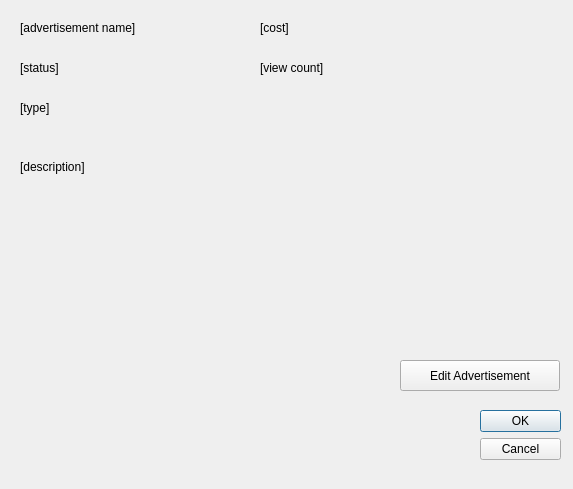
<?xml version="1.0" encoding="UTF-8"?>
<ui version="4.0">
 <class>Dialog</class>
 <widget class="QDialog" name="Dialog">
  <property name="geometry">
   <rect>
    <x>0</x>
    <y>0</y>
    <width>573</width>
    <height>489</height>
   </rect>
  </property>
  <property name="windowTitle">
   <string>Dialog</string>
  </property>
  <widget class="QDialogButtonBox" name="buttonBox">
   <property name="geometry">
    <rect>
     <x>480</x>
     <y>410</y>
     <width>81</width>
     <height>61</height>
    </rect>
   </property>
   <property name="orientation">
    <enum>Qt::Vertical</enum>
   </property>
   <property name="standardButtons">
    <set>QDialogButtonBox::Cancel|QDialogButtonBox::Ok</set>
   </property>
  </widget>
  <widget class="QLabel" name="name_lbl">
   <property name="geometry">
    <rect>
     <x>20</x>
     <y>20</y>
     <width>231</width>
     <height>16</height>
    </rect>
   </property>
   <property name="text">
    <string>[advertisement name]</string>
   </property>
  </widget>
  <widget class="QLabel" name="status_lbl">
   <property name="geometry">
    <rect>
     <x>20</x>
     <y>60</y>
     <width>81</width>
     <height>16</height>
    </rect>
   </property>
   <property name="text">
    <string>[status]</string>
   </property>
  </widget>
  <widget class="QLabel" name="type_lbl">
   <property name="geometry">
    <rect>
     <x>20</x>
     <y>100</y>
     <width>81</width>
     <height>16</height>
    </rect>
   </property>
   <property name="text">
    <string>[type]</string>
   </property>
  </widget>
  <widget class="QLabel" name="view_count_lbl">
   <property name="geometry">
    <rect>
     <x>260</x>
     <y>60</y>
     <width>81</width>
     <height>16</height>
    </rect>
   </property>
   <property name="text">
    <string>[view count]</string>
   </property>
  </widget>
  <widget class="QLabel" name="description_lbl">
   <property name="geometry">
    <rect>
     <x>20</x>
     <y>160</y>
     <width>381</width>
     <height>231</height>
    </rect>
   </property>
   <property name="text">
    <string>[description]</string>
   </property>
   <property name="alignment">
    <set>Qt::AlignLeading|Qt::AlignLeft|Qt::AlignTop</set>
   </property>
   <property name="wordWrap">
    <bool>true</bool>
   </property>
  </widget>
  <widget class="QLabel" name="cost_lbl">
   <property name="geometry">
    <rect>
     <x>260</x>
     <y>20</y>
     <width>81</width>
     <height>16</height>
    </rect>
   </property>
   <property name="text">
    <string>[cost]</string>
   </property>
  </widget>
  <widget class="QPushButton" name="edit_advertisement_bt">
   <property name="geometry">
    <rect>
     <x>400</x>
     <y>360</y>
     <width>160</width>
     <height>31</height>
    </rect>
   </property>
   <property name="text">
    <string>Edit Advertisement</string>
   </property>
  </widget>
 </widget>
 <resources/>
 <connections>
  <connection>
   <sender>buttonBox</sender>
   <signal>accepted()</signal>
   <receiver>Dialog</receiver>
   <slot>accept()</slot>
   <hints>
    <hint type="sourcelabel">
     <x>248</x>
     <y>254</y>
    </hint>
    <hint type="destinationlabel">
     <x>157</x>
     <y>274</y>
    </hint>
   </hints>
  </connection>
  <connection>
   <sender>buttonBox</sender>
   <signal>rejected()</signal>
   <receiver>Dialog</receiver>
   <slot>reject()</slot>
   <hints>
    <hint type="sourcelabel">
     <x>316</x>
     <y>260</y>
    </hint>
    <hint type="destinationlabel">
     <x>286</x>
     <y>274</y>
    </hint>
   </hints>
  </connection>
 </connections>
</ui>
